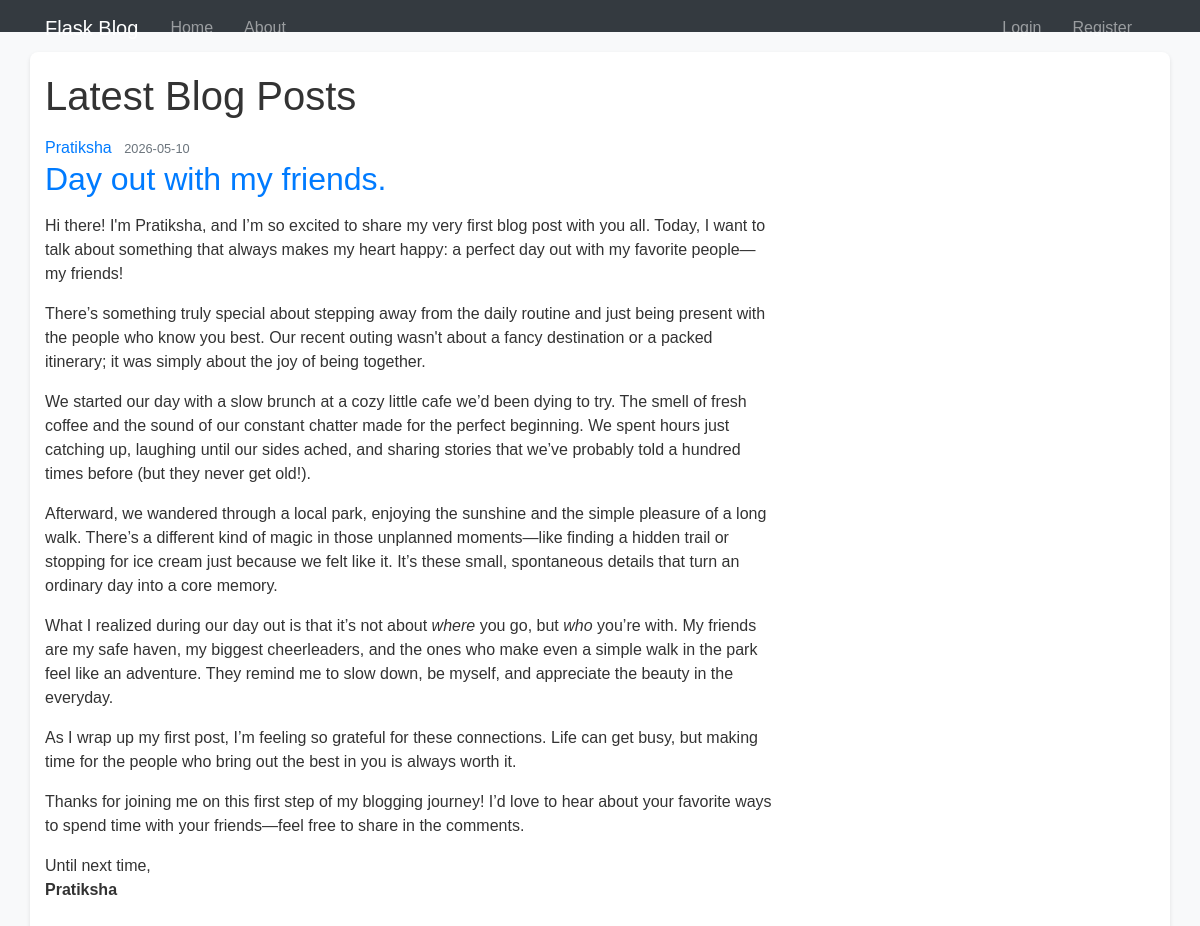
The page /home on the database its author committed.
### flaskblog/models.py (models this page shows, shortened)
class Post(db.Model):
    id = db.Column(db.Integer, primary_key=True)
    title = db.Column(db.String(100), nullable=False)
    date_posted = db.Column(db.DateTime, nullable=False, default=datetime.utcnow)
    content = db.Column(db.Text, nullable=False)
    user_id = db.Column(db.Integer, db.ForeignKey('user.id'), nullable=False)
    tags = db.relationship('Tag', secondary=post_tags, backref=db.backref('posts', lazy='dynamic'))

class User(db.Model, UserMixin):
    id = db.Column(db.Integer, primary_key=True)
    username = db.Column(db.String(20), unique=True, nullable=False)
    email = db.Column(db.String(120), unique=True, nullable=False)
    image_file = db.Column(db.String(20), nullable=False, default='default.jpg')
    password = db.Column(db.String(60), nullable=False)
    posts = db.relationship('Post', backref='author', lazy=True)

### flaskblog/routes.py (the view)
@app.route("/")
@app.route("/home")
def home():
    posts = Post.query.all()
    return render_template('home.html', posts=posts)

### flaskblog/templates/home.html (shortened to what this page needs)
{% extends "layout.html" %}
{% block content %}
    <h1 class="mb-3">Latest Blog Posts</h1>
    {% for post in posts %}
        <article class="media content-section">
          <div class="media-body">
            <div class="article-metadata">
              <a class="mr-2" href="#">{{ post.author.username }}</a>
              <small class="text-muted">{{ post.date_posted.strftime('%Y-%m-%d') }}</small>
            </div>
            <h2><a class="article-title" href="{{ url_for('post', post_id=post.id) }}">{{ post.title }}</a></h2>
            <p class="article-content">{{ post.content | safe }}</p>
          </div>
        </article>
    {% endfor %}
{% endblock content %}

### flaskblog/templates/layout.html (shortened to what this page needs)
<!DOCTYPE html>
<html>
<head>
    <link rel="stylesheet" href="https://maxcdn.bootstrapcdn.com/bootstrap/4.0.0/css/bootstrap.min.css">
    <link rel="stylesheet" type="text/css" href="{{ url_for('static', filename='main.css') }}">
</head>
<body>
    <header class="site-header">
      <nav class="navbar navbar-expand-md navbar-dark bg-steel fixed-top">
        <div class="container">
          <a class="navbar-brand mr-4" href="/">Flask Blog</a>
          <div class="collapse navbar-collapse" id="navbarToggle">
            <div class="navbar-nav mr-auto">
              <a class="nav-item nav-link" href="{{ url_for('home') }}">Home</a>
              <a class="nav-item nav-link" href="{{ url_for('about') }}">About</a>
            </div>
            <div class="navbar-nav">
              {% if current_user.is_authenticated %}
                <a class="nav-item nav-link" href="{{ url_for('new_post') }}">New Post</a>
                <a class="nav-item nav-link" href="{{ url_for('account') }}">Account</a>
                <a class="nav-item nav-link" href="{{ url_for('logout') }}">Logout</a>
              {% else %}
                <a class="nav-item nav-link" href="{{ url_for('login') }}">Login</a>
                <a class="nav-item nav-link" href="{{ url_for('register') }}">Register</a>
              {% endif %}
            </div>
          </div>
        </div>
      </nav>
    </header>
    <main role="main" class="container">
      <div class="row">
        <div class="col-md-8">
          {% block content %}{% endblock %}
        </div>
      </div>
    </main>
</body>
</html>

### flaskblog/static/main.css (style rules this page uses)
body { background-color: #f8f9fa; font-family: Arial, sans-serif; color: #333; }
header { background-color: #343a40; padding: 1rem; color: white; }
header a { color: white; margin-right: 15px; text-decoration: none; }
main { max-width: 800px; margin: 20px auto; background: white; padding: 20px; border-radius: 8px; box-shadow: 0 2px 4px rgba(0,0,0,0.1); }

### rows shown on the page
Post: author.username "Pratiksha", date_posted "2026-05-10", title "Day out with my friends.", content "Hi there! I'm Pratiksha, and I’m so excited to share my very first blog post with you all. Today, I want to talk about something that always makes my heart happy: a perfect day out with my favorite people—my friends! There’s something truly special about stepping away from the daily routine and just being present with the people who know you best. Our recent outing wasn't about a fancy destination or a packed itinerary; it was simply about the joy of being together. We started our day with a slow brunch at a cozy little cafe we’d been dying to try. The smell of fresh coffee and the sound of our constant chatter made for the perfect beginning. We spent hours just catching up, laughing until…"
